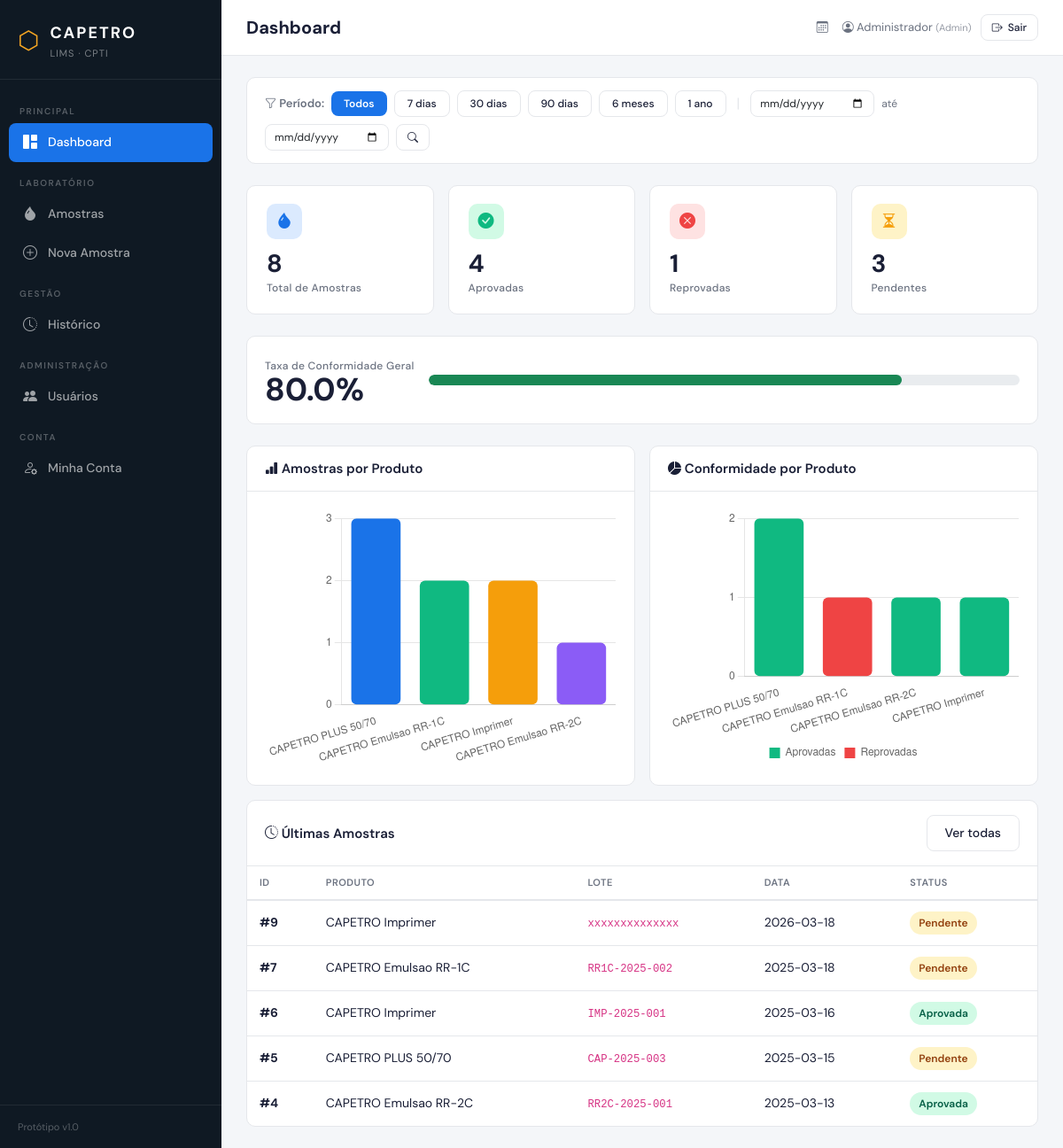
/ (signed in), run on the app's committed database.
### tables this page shows
CREATE TABLE amostras (
            id INTEGER PRIMARY KEY AUTOINCREMENT,
            produto_id INTEGER NOT NULL,
            numero_lote TEXT NOT NULL,
            data_coleta TEXT NOT NULL,
            responsavel TEXT NOT NULL,
            status TEXT DEFAULT 'Pendente',
            observacoes TEXT,
            FOREIGN KEY (produto_id) REFERENCES produtos(id)
        );

CREATE TABLE produtos (
            id INTEGER PRIMARY KEY AUTOINCREMENT,
            nome TEXT NOT NULL,
            descricao TEXT,
            tipo TEXT NOT NULL
        );

### app.py (the view)
@app.route('/')
@login_required
def dashboard():
    db = get_db()
    periodo = request.args.get('periodo', 'todos')
    filtro_data = ''
    params_data = []
    if periodo == '7d':
        filtro_data = " AND a.data_coleta >= date('now', '-7 days')"
    elif periodo == '30d':
        filtro_data = " AND a.data_coleta >= date('now', '-30 days')"
    elif periodo == '90d':
        filtro_data = " AND a.data_coleta >= date('now', '-90 days')"
    elif periodo == '6m':
        filtro_data = " AND a.data_coleta >= date('now', '-6 months')"
    elif periodo == '1a':
        filtro_data = " AND a.data_coleta >= date('now', '-1 year')"
    elif periodo == 'custom':
        data_inicio = request.args.get('data_inicio', '')
        data_fim = request.args.get('data_fim', '')
        if data_inicio and data_fim:
            filtro_data = " AND a.data_coleta >= ? AND a.data_coleta <= ?"
            params_data = [data_inicio, data_fim]
    total_amostras = db.execute(
        f'SELECT COUNT(*) FROM amostras a WHERE 1=1{filtro_data}', params_data
    ).fetchone()[0]
    aprovadas = db.execute(
        f"SELECT COUNT(*) FROM amostras a WHERE status = 'Aprovada'{filtro_data}", params_data
    ).fetchone()[0]
    reprovadas = db.execute(
        f"SELECT COUNT(*) FROM amostras a WHERE status = 'Reprovada'{filtro_data}", params_data
    ).fetchone()[0]
    pendentes = db.execute(
        f"SELECT COUNT(*) FROM amostras a WHERE status = 'Pendente'{filtro_data}", params_data
    ).fetchone()[0]
    total_finalizadas = aprovadas + reprovadas
    taxa_conformidade = round((aprovadas / total_finalizadas * 100), 1) if total_finalizadas > 0 else 0
    ultimas_amostras = db.execute(f'''
        SELECT a.id, p.nome as produto, a.numero_lote, a.data_coleta, a.status
        FROM amostras a
        JOIN produtos p ON a.produto_id = p.id
        WHERE 1=1{filtro_data}
        ORDER BY a.data_coleta DESC
        LIMIT 5
    ''', params_data).fetchall()
    join_filtro = f" AND 1=1{filtro_data}" if filtro_data else ""
    amostras_por_produto = db.execute(f'''
        SELECT p.nome, COUNT(a.id) as total
        FROM produtos p
        LEFT JOIN amostras a ON p.id = a.produto_id{join_filtro}
        GROUP BY p.id
        ORDER BY total DESC
    ''', params_data).fetchall()
    conformidade_por_produto = db.execute(f'''
        SELECT p.nome,
            SUM(CASE WHEN a.status = 'Aprovada' THEN 1 ELSE 0 END) as aprovadas,
            SUM(CASE WHEN a.status = 'Reprovada' THEN 1 ELSE 0 END) as reprovadas
        FROM produtos p
        LEFT JOIN amostras a ON p.id = a.produto_id AND a.status IN ('Aprovada', 'Reprovada'){filtro_data}
        GROUP BY p.id
    ''', params_data).fetchall()
    db.close()
    return render_template('dashboard.html',
        total_amostras=total_amostras,
        aprovadas=aprovadas,
        reprovadas=reprovadas,
        pendentes=pendentes,
        taxa_conformidade=taxa_conformidade,
        ultimas_amostras=ultimas_amostras,
        amostras_por_produto=amostras_por_produto,
        conformidade_por_produto=conformidade_por_produto,
        periodo=periodo,
        data_inicio=request.args.get('data_inicio', ''),
        data_fim=request.args.get('data_fim', '')
    )

### templates/dashboard.html (shortened to what this page needs)
{% extends "base.html" %}
{% block page_title %}Dashboard{% endblock %}
{% block content %}
<div class="card-panel mb-4">
    <div class="card-panel-body" style="padding: 14px 20px;">
        <form method="GET" class="d-flex align-items-center gap-2 flex-wrap">
            <span style="font-size: 13px; font-weight: 600; color: var(--text-secondary);">
                <i class="bi bi-funnel"></i> Período:
            </span>
            {% for valor, label in [('todos', 'Todos'), ('7d', '7 dias'), ('30d', '30 dias'), ('90d', '90 dias'), ('6m', '6 meses'), ('1a', '1 ano'), ('custom', 'Personalizado')] %}
                {% if valor != 'custom' %}
                <a href="{{ url_for('dashboard', periodo=valor) }}"
                   class="{{ 'btn-brand' if periodo == valor else 'btn-outline' }}"
                   style="padding: 5px 14px; font-size: 12px;">{{ label }}</a>
                {% endif %}
            {% endfor %}
            <span style="color: var(--border); margin: 0 4px;">|</span>
            <input type="date" name="data_inicio" class="form-control" style="width: 140px; padding: 5px 10px; font-size: 12px;"
                   value="{{ data_inicio }}" placeholder="Início">
            <span style="font-size: 12px; color: var(--text-secondary);">até</span>
            <input type="date" name="data_fim" class="form-control" style="width: 140px; padding: 5px 10px; font-size: 12px;"
                   value="{{ data_fim }}" placeholder="Fim">
            <button type="submit" class="btn-outline" style="padding: 5px 12px; font-size: 12px;">
                <i class="bi bi-search"></i>
            </button>
        </form>
    </div>
</div>
<div class="row g-3 mb-4">
    <div class="col-6 col-lg-3">
        <div class="metric-card">
            <div class="metric-icon blue"><i class="bi bi-droplet-fill"></i></div>
            <div class="metric-value">{{ total_amostras }}</div>
            <div class="metric-label">Total de Amostras</div>
        </div>
    </div>
    <div class="col-6 col-lg-3">
        <div class="metric-card">
            <div class="metric-icon green"><i class="bi bi-check-circle-fill"></i></div>
            <div class="metric-value">{{ aprovadas }}</div>
            <div class="metric-label">Aprovadas</div>
        </div>
    </div>
    <div class="col-6 col-lg-3">
        <div class="metric-card">
            <div class="metric-icon red"><i class="bi bi-x-circle-fill"></i></div>
            <div class="metric-value">{{ reprovadas }}</div>
            <div class="metric-label">Reprovadas</div>
        </div>
    </div>
    <div class="col-6 col-lg-3">
        <div class="metric-card">
            <div class="metric-icon amber"><i class="bi bi-hourglass-split"></i></div>
            <div class="metric-value">{{ pendentes }}</div>
            <div class="metric-label">Pendentes</div>
        </div>
    </div>
</div>
<div class="row g-3 mb-4">
    <div class="col-12">
        <div class="card-panel">
            <div class="card-panel-body d-flex align-items-center gap-3">
                <div>
                    <div class="metric-label">Taxa de Conformidade Geral</div>
                    <div class="metric-value" style="font-size: 36px;">{{ taxa_conformidade }}%</div>
                </div>
                <div class="flex-grow-1">
                    <div class="progress" style="height: 12px; border-radius: 6px;">
                        <div class="progress-bar bg-success" style="width: {{ taxa_conformidade }}%; border-radius: 6px;"></div>
                    </div>
                </div>
            </div>
        </div>
    </div>
</div>
<div class="row g-3">
    <div class="col-lg-6">
        <div class="card-panel">
            <div class="card-panel-header">
                <h3><i class="bi bi-bar-chart-fill"></i> Amostras por Produto</h3>
            </div>
            <div class="card-panel-body">
                <canvas id="chartProdutos" height="220"></canvas>
            </div>
        </div>
    </div>
    <div class="col-lg-6">
        <div class="card-panel">
            <div class="card-panel-header">
                <h3><i class="bi bi-pie-chart-fill"></i> Conformidade por Produto</h3>
            </div>
            <div class="card-panel-body">
                <canvas id="chartConformidade" height="220"></canvas>
            </div>
        </div>
    </div>
    <div class="col-12">
        <div class="card-panel">
            <div class="card-panel-header">
                <h3><i class="bi bi-clock-history"></i> Últimas Amostras</h3>
                <a href="{{ url_for('listar_amostras') }}" class="btn-outline btn-sm">Ver todas</a>
            </div>
            <div class="card-panel-body p-0">
                <table class="table-clean">
                    <thead>
                        <tr>
                            <th>ID</th>
                            <th>Produto</th>
                            <th>Lote</th>
                            <th>Data</th>
                            <th>Status</th>
                        </tr>
                    </thead>
                    <tbody>
                        {% for a in ultimas_amostras %}
                        <tr>
                            <td><strong>#{{ a.id }}</strong></td>
                            <td>{{ a.produto }}</td>
                            <td><code>{{ a.numero_lote }}</code></td>
                            <td>{{ a.data_coleta }}</td>
                            <td>
                                <span class="badge-status {{ a.status|lower }}">
                                    {{ a.status }}
                                </span>
                            </td>
                        </tr>
                        {% endfor %}
                    </tbody>
                </table>
            </div>
        </div>
    </div>
</div>
{% endblock %}
{% block scripts %}
<script>
// Cores consistentes
const COLORS = {
    blue: '#1a73e8',
    green: '#10b981',
    red: '#ef4444',
    amber: '#f59e0b',
    purple: '#8b5cf6',
};
// Gráfico: Amostras por Produto
const ctxProd = document.getElementById('chartProdutos').getContext('2d');
new Chart(ctxProd, {
    type: 'bar',
    data: {
        labels: [{% for a in amostras_por_produto %}'{{ a.nome|truncate(20) }}'{% if not loop.last %},{% endif %}{% endfor %}],
        datasets: [{
            label: 'Amostras',
            data: [{% for a in amostras_por_produto %}{{ a.total }}{% if not loop.last %},{% endif %}{% endfor %}],
            backgroundColor: [COLORS.blue, COLORS.green, COLORS.amber, COLORS.purple],
            borderRadius: 6,
            borderSkipped: false,
        }]
    },
    options: {
        responsive: true,
        plugins: { legend: { display: false } },
        scales: {
            y: { beginAtZero: true, ticks: { stepSize: 1 } },
            x: { grid: { display: false } }
        }
    }
});
// Gráfico: Conformidade por Produto
const ctxConf = document.getElementById('chartConformidade').getContext('2d');
new Chart(ctxConf, {
    type: 'bar',
    data: {
        labels: [{% for c in conformidade_por_produto %}'{{ c.nome|truncate(20) }}'{% if not loop.last %},{% endif %}{% endfor %}],
        datasets: [
            {
                label: 'Aprovadas',
                data: [{% for c in conformidade_por_produto %}{{ c.aprovadas or 0 }}{% if not loop.last %},{% endif %}{% endfor %}],
                backgroundColor: COLORS.green,
                borderRadius: 6,
                borderSkipped: false,
            },
            {
                label: 'Reprovadas',
                data: [{% for c in conformidade_por_produto %}{{ c.reprovadas or 0 }}{% if not loop.last %},{% endif %}{% endfor %}],
                backgroundColor: COLORS.red,
                borderRadius: 6,
                borderSkipped: false,
            }
        ]
    },
    options: {
        responsive: true,
        plugins: { legend: { position: 'bottom', labels: { boxWidth: 12 } } },
        scales: {
            y: { beginAtZero: true, stacked: true, ticks: { stepSize: 1 } },
            x: { stacked: true, grid: { display: false } }
        }
    }
});
</script>
{% endblock %}

### templates/base.html (shortened to what this page needs)
<!DOCTYPE html>
<html lang="pt-BR">
<head>
    <link href="https://cdn.jsdelivr.net/npm/bootstrap@5.3.3/dist/css/bootstrap.min.css" rel="stylesheet">
    <link href="https://cdn.jsdelivr.net/npm/bootstrap-icons@1.11.3/font/bootstrap-icons.min.css" rel="stylesheet">
    <link href="{{ url_for('static', filename='css/style.css') }}" rel="stylesheet">
</head>
<body>
    <nav class="sidebar" id="sidebar">
        <div class="sidebar-brand">
            <span class="brand-icon">⬡</span>
            <div>
                <div class="brand-name">CAPETRO</div>
                <div class="brand-sub">LIMS · CPTI</div>
            </div>
        </div>
        <ul class="sidebar-nav">
            <li class="nav-section">PRINCIPAL</li>
            <li>
                <a href="{{ url_for('dashboard') }}" class="{% if request.endpoint == 'dashboard' %}active{% endif %}">
                    <i class="bi bi-grid-1x2-fill"></i>
                    <span>Dashboard</span>
                </a>
            </li>
            <li class="nav-section">LABORATÓRIO</li>
            <li>
                <a href="{{ url_for('listar_amostras') }}" class="{% if 'amostra' in request.endpoint|default('') %}active{% endif %}">
                    <i class="bi bi-droplet-fill"></i>
                    <span>Amostras</span>
                </a>
            </li>
            <li>
                <a href="{{ url_for('nova_amostra') }}">
                    <i class="bi bi-plus-circle"></i>
                    <span>Nova Amostra</span>
                </a>
            </li>
            {% if session.get('usuario_perfil') in ['coordenador', 'gerente', 'admin'] %}
            <li class="nav-section">GESTÃO</li>
            <li>
                <a href="{{ url_for('historico') }}" class="{% if request.endpoint == 'historico' %}active{% endif %}">
                    <i class="bi bi-clock-history"></i>
                    <span>Histórico</span>
                </a>
            </li>
            {% endif %}
            {% if session.get('usuario_perfil') == 'admin' %}
            <li class="nav-section">ADMINISTRAÇÃO</li>
            <li>
                <a href="{{ url_for('listar_usuarios') }}" class="{% if 'usuario' in request.endpoint|default('') and request.endpoint != 'minha_conta' %}active{% endif %}">
                    <i class="bi bi-people-fill"></i>
                    <span>Usuários</span>
                </a>
            </li>
            {% endif %}
            <li class="nav-section">CONTA</li>
            <li>
                <a href="{{ url_for('minha_conta') }}" class="{% if request.endpoint == 'minha_conta' %}active{% endif %}">
                    <i class="bi bi-person-gear"></i>
                    <span>Minha Conta</span>
                </a>
            </li>
        </ul>
        <div class="sidebar-footer">
            <div class="sidebar-footer-text">
                 Protótipo v1.0
            </div>
        </div>
    </nav>
    <main class="main-content">
        <header class="topbar">
            <div class="topbar-title">{% block page_title %}{% endblock %}</div>
            <div class="topbar-right" style="display: flex; align-items: center; gap: 16px;">
                <span class="topbar-date">
                    <i class="bi bi-calendar3"></i>
                </span>
                {% if session.get('usuario_nome') %}
                <div style="display: flex; align-items: center; gap: 10px;">
                    <span style="font-size: 13px; color: var(--text-secondary);">
                        <i class="bi bi-person-circle"></i>
                        {{ session.usuario_nome }}
                        <span style="font-size: 11px; opacity: 0.7;">({{ session.get('usuario_perfil', 'tecnico')|capitalize }})</span>
                    </span>
                    <a href="{{ url_for('logout') }}" class="btn-outline" style="padding: 5px 12px; font-size: 12px;"
                       onclick="return confirm('Tem certeza que deseja sair do sistema?');">
                        <i class="bi bi-box-arrow-right"></i> Sair
                    </a>
                </div>
                {% endif %}
            </div>
        </header>
        <div class="page-content">
            {% block content %}{% endblock %}
        </div>
    </main>
    {% block scripts %}{% endblock %}
</body>
</html>

### data on the page
amostras: id "9", produto "CAPETRO Imprimer", numero_lote "xxxxxxxxxxxxxx", data_coleta "2026-03-18", status "Pendente"
amostras: id "7", produto "CAPETRO Emulsao RR-1C", numero_lote "RR1C-2025-002", data_coleta "2025-03-18", status "Pendente"
amostras: id "6", produto "CAPETRO Imprimer", numero_lote "IMP-2025-001", data_coleta "2025-03-16", status "Aprovada"
amostras: id "5", produto "CAPETRO PLUS 50/70", numero_lote "CAP-2025-003", data_coleta "2025-03-15", status "Pendente"
amostras: id "4", produto "CAPETRO Emulsao RR-2C", numero_lote "RR2C-2025-001", data_coleta "2025-03-13", status "Aprovada"

### other printed values
{{ session.usuario_nome }} "Administrador"
{{ session.get('usuario_perfil', 'tecnico')|capitalize }} "Admin"
{{ label }} "Todos" "7 dias" "30 dias" "90 dias" "6 meses" "1 ano"
{{ total_amostras }} "8"
{{ aprovadas }} "4"
{{ reprovadas }} "1"
{{ pendentes }} "3"
{{ taxa_conformidade }} "80.0"
chart data {{ a.nome|truncate(20) }} CAPETRO PLUS 50/70, CAPETRO Emulsao RR-1C, CAPETRO Imprimer, CAPETRO Emulsao RR-2C
chart data {{ a.total }} 3, 2, 2, 1
chart data {{ c.nome|truncate(20) }} CAPETRO PLUS 50/70, CAPETRO Emulsao RR-1C, CAPETRO Emulsao RR-2C, CAPETRO Imprimer
chart data {{ c.aprovadas or 0 }} 2, 0, 1, 1
